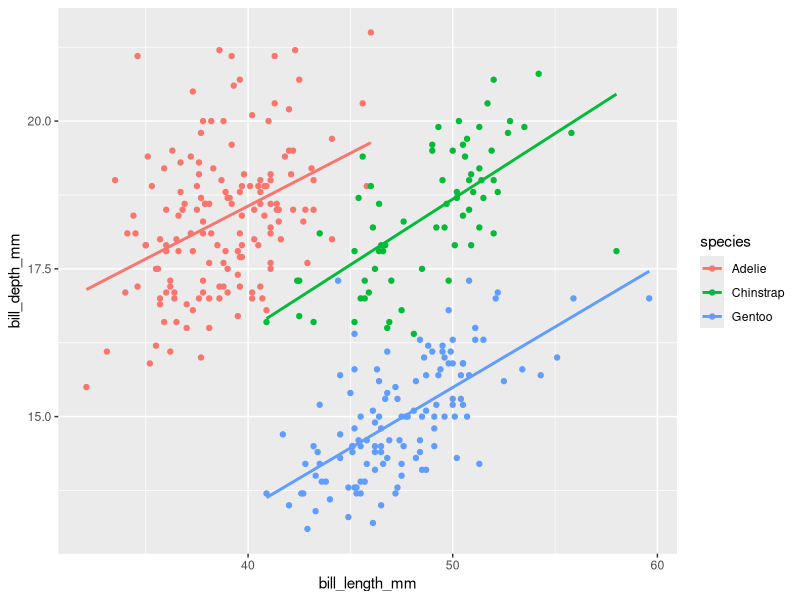

This figure's R source:
# First Week stuff
library(tidyverse)
library(palmerpenguins)
penguins
str(penguins) 

mean(penguins$bill_length_mm, na.rm = TRUE)

penguins |>
  filter(species == "Adelie") -> penAD
penAD

ggplot(data = penguins, aes(x = bill_length_mm, 
                            y = bill_depth_mm,
                            color = species)) +
  geom_point() + 
  geom_smooth(method = "lm", se = FALSE)

#### To use the native R pipe (|>) go to Tools -> Global Options -> Code -> Use native pipe operator
#### to insert pipe operator use CTRL + SHIFT + M